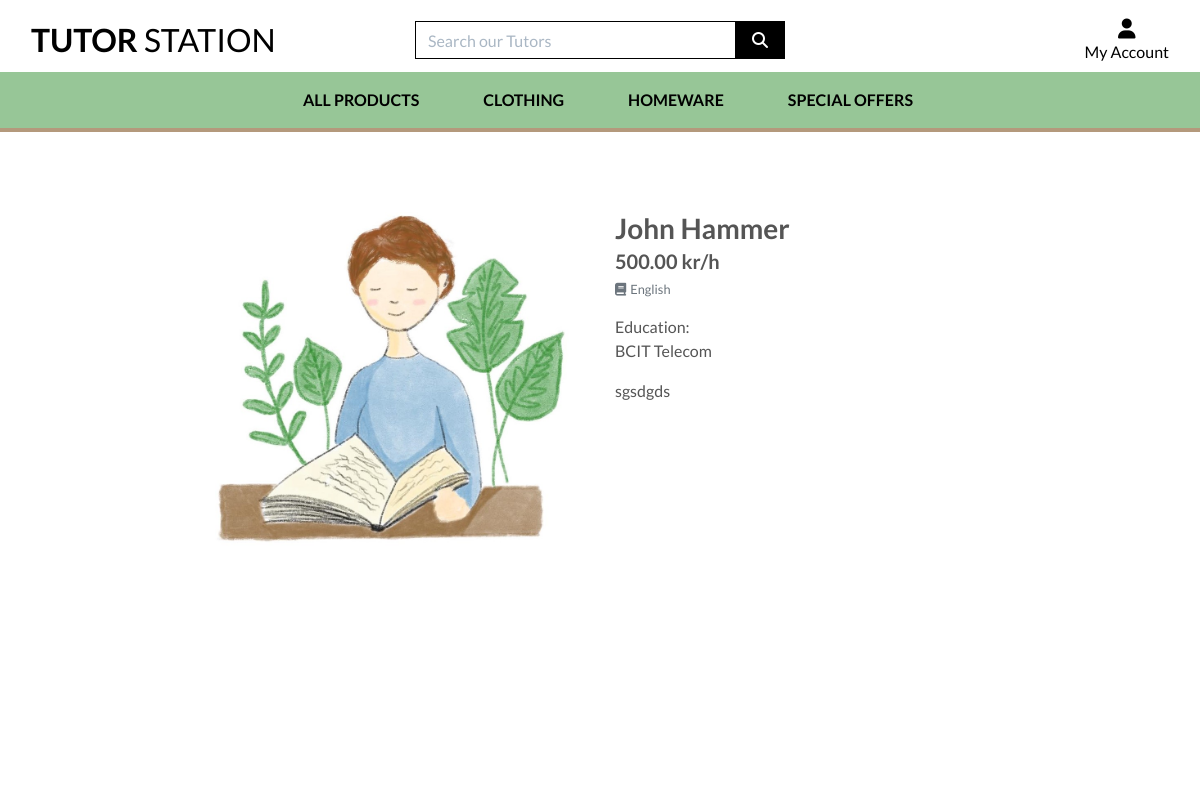
Page /tutors/1/ on the committed database.
### tutors/models.py (models this page shows, shortened)
class Tutor(models.Model):
    user = models.CharField(max_length=254, null=True, blank=True)
    subject = models.ForeignKey('Subject', null=True, blank=True, on_delete=models.SET_NULL)
    name = models.CharField(max_length=254)
    education = models.CharField(max_length=1024, null=True, blank=True)
    description = models.TextField()
    krona_per_hour = models.DecimalField(max_digits=6, decimal_places=2)
    image_url = models.URLField(max_length=1024, null=True, blank=True)
    image = models.ImageField(null=True, blank=True)

class Subject(models.Model):
    class Meta:
        verbose_name_plural = 'Subjects'
    name = models.CharField(max_length=254)
    friendly_name = models.CharField(max_length=254, null=True, blank=True)

### tutors/views.py (the view)
# urls.py: path('<int:tutor_id>/', views.tutor_detail, name='tutor_detail'),
def tutor_detail(request, tutor_id):
    tutor = get_object_or_404(Tutor, pk=tutor_id)
    context = {
        'tutor': tutor,
    }
    return render(request, 'tutors/tutor_detail.html', context)

### tutors/templates/tutors/tutor_detail.html (shortened to what this page needs)
{% extends "base.html" %}
{% load static %}
{% block page_header %}
    <div class="container header-container">
    </div>
{% endblock %}
{% block content %}
    <div class="overlay"></div>
    <div class="container-fluid">
        <div class="row">
            <div class="col-12 col-md-6 col-lg-4 offset-lg-2">
                <div class="image-container my-5">
                    {% if tutor.image %}
                        <a href="{{ tutor.image.url }}" target="_blank">
                            <img class="card-img-top img-fluid" src="{{ tutor.image.url }}" alt="{{ tutor.name }}">
                        </a>
                        {% else %}
                        <a href="">
                            <img class="card-img-top img-fluid" src="{{ MEDIA_URL }}noimage.png" alt="{{ tutor.name }}">
                        </a>
                    {% endif %}
                </div>
            </div>
            <div class="col-12 col-md-6 col-lg-4">
                <div class="product-details-container mb-5 mt-md-5">
                    <h3 class="mb-0 font-weight-bold">{{ tutor.name }}</h3>
                    <p class="lead mb-0 text-left font-weight-bold">{{ tutor.krona_per_hour }} kr/h</p>
                    {% if tutor.subject %}
                    <p class="small mt-1 mb-0">
                        <a class="text-muted" href="{% url 'tutors' %}?subject={{ tutor.subject.name }}">
                            <i class="fas fa-book mr-1"></i>{{ tutor.subject.friendly_name }}
                        </a>
                    </p>
                    {% endif %}
                    <p class="mt-3">Education:<br>{{ tutor.education }}</p>
                    <p class="mt-3">{{ tutor.description }}</p>
                </div>
            </div>
        </div>
    </div>
{% endblock %}

### static/css/base.css (style rules this page uses)
html { height: 100%; }
body { background: url('/media/logo.jpg') no-repeat center center fixed; background-size: cover; background-position-y: 32%; height: calc(100vh - 164px); color: #555; font-family: 'Lato'; }
.overlay { height: 100%; width: 100%; top: 0; left: 0; position: fixed; background: white; z-index: -1; }
@media (min-width: 1200px) { .container { max-width: 80%; } }
@media (min-width: 992px) { .header-container { padding-top: 164px; } }

### rows in the picture
Tutor: image (picture), name "John Hammer", krona_per_hour "500.00", subject.friendly_name "English", education "BCIT Telecom", description "sgsdgds"
